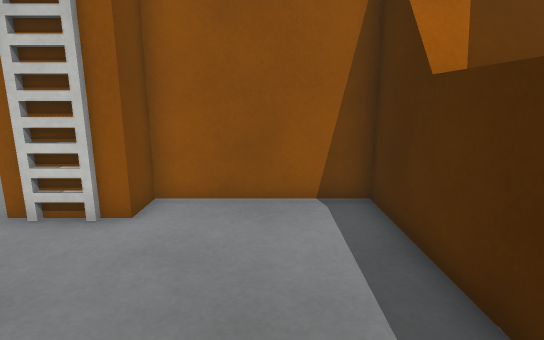
view 1 (above)

14 first-person views from a walk through a Unity game level. The camera is 1.2 m above the floor, tilts 12° down and sees 80° across. The floor is counted in squares, 0.5 m on a side. Each view is taken from the middle of a square. On the plan, view 1 faces up. The plan holds only what a view shows up to about 20 squares ahead; the rest is blank. The place goes on beyond the plan. The player is left out. Some animated figures are left out. Surface patterns are stand-ins for the level's own textures.

view 2
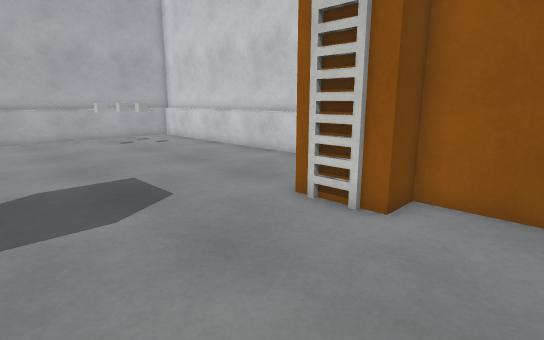

view 3
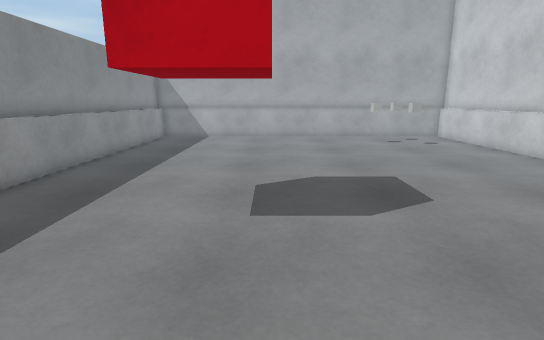

view 4
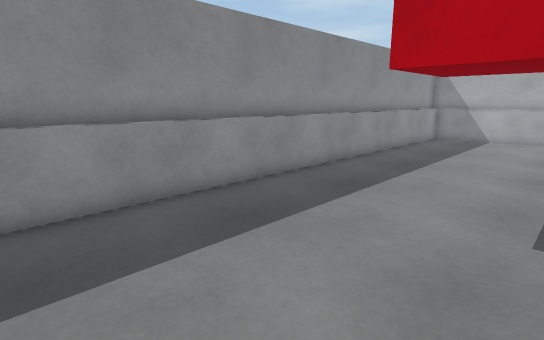

view 5
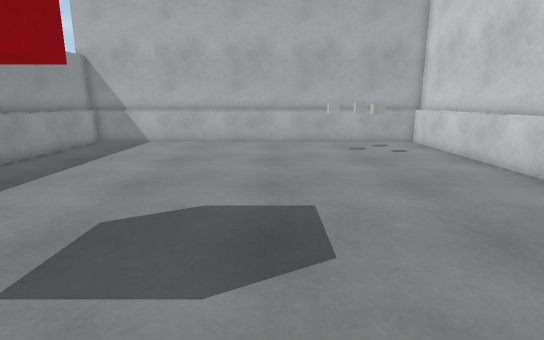

view 6
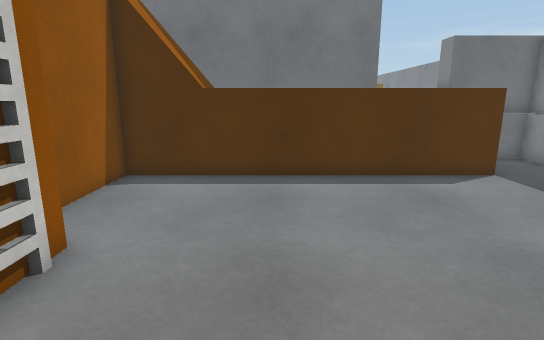

view 7
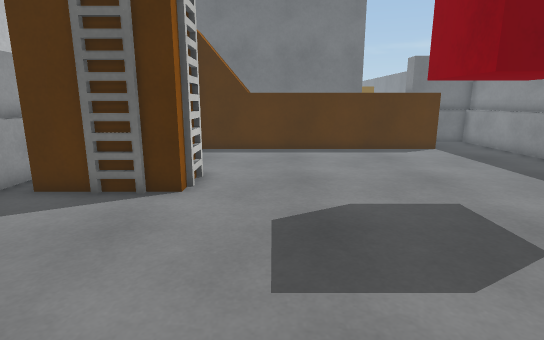

view 8
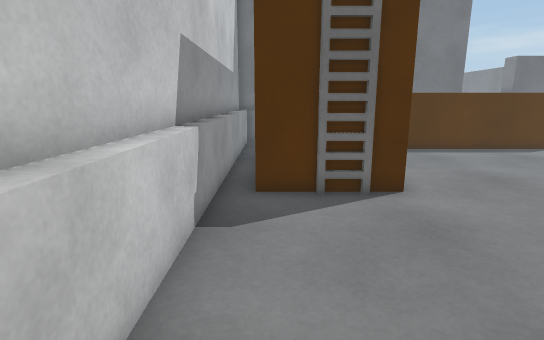

view 9
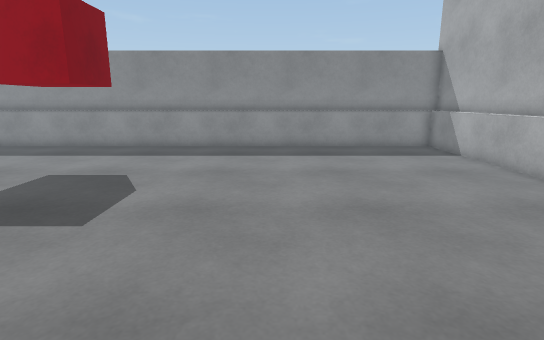

view 10
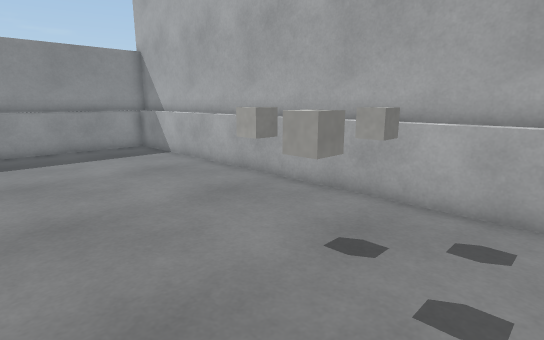

view 11
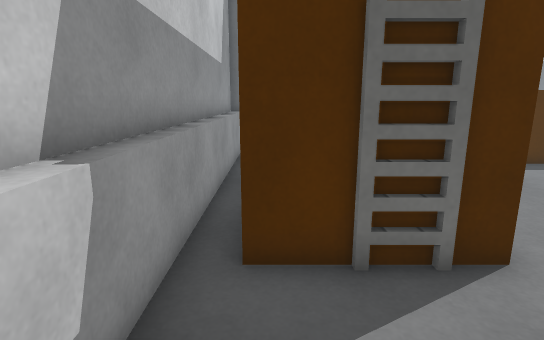

view 12
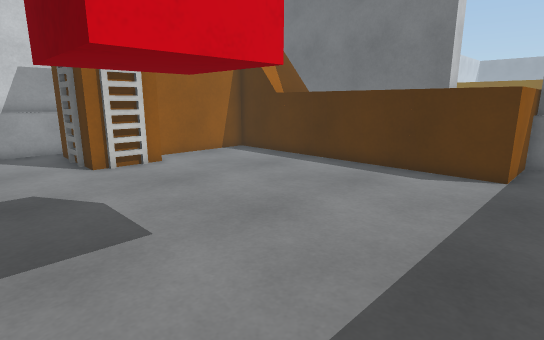

view 13
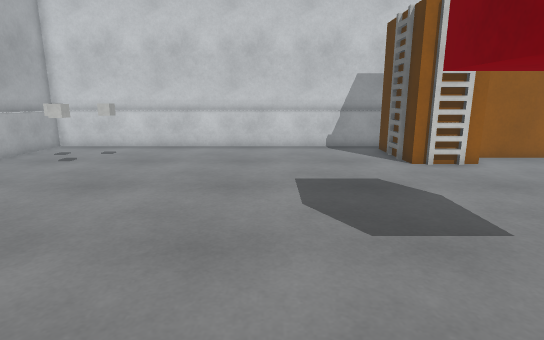

view 14
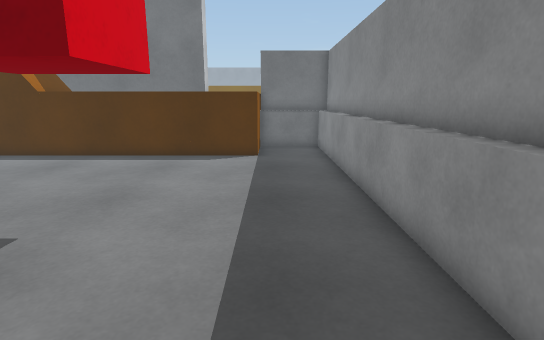

### Floor plan
Key: @ floor where view 1 was taken; # wall or solid block; . floor; = window, fence, low wall or low ledge; ^ raised ledge; B brown block; L ladder; C cube; R red cube.
Columns run from 23 left of view 1 to 7 right of it. Each row starts with its distance up from view 1.
 12 #^^^^^^^^^^^^^^^^^^^^^^^^^^^^^
 11 ^=...........................^
 10 ^................BB
  9 ^................LB
  8 ^....C...........LB B#####BB
  7 ^..C.............BBBB....B^
  6 ^...C.............LLB....B###=
  5 ^........................ BBB=
  4 ^.........................^  =
  3 ^.........................^  =
  2 ^.........................^  =
  1 ^.........................^  =
  0 ^..............RRR.....@..^  =
 -1 ^..............R..R.......^  #^
 -2 ^..............R..R.......^
 -3 ^...............RR........^
 -4 ^.........................^^^^^
 -5 ^............................#
 -6 ^............................#
 -7 ^...........................=#
 -8 ##############################

Positions as (right, up) in squares from view 1, and headings:
1: (0, 0), facing up
2: (0, 0), facing up-left
3: (0, 0), facing left
4: (0, 0), facing down-left
5: (-3, 3), facing left
6: (-8, 3), facing right
7: (-14, 4), facing right
8: (-14, 10), facing right
9: (-14, 10), facing down
10: (-15, 10), facing down-left
11: (-10, 10), facing right
12: (-9, -6), facing up-right
13: (-11, -6), facing up
14: (-12, -5), facing right
